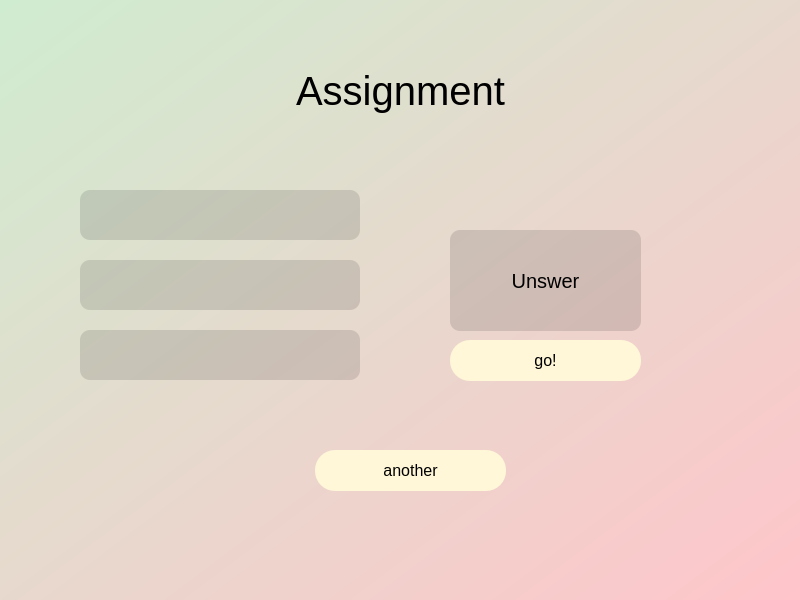
<?xml version="1.0" encoding="UTF-8"?>
<ui version="4.0">
 <class>MainWindow</class>
 <widget class="QMainWindow" name="MainWindow">
  <property name="geometry">
   <rect>
    <x>0</x>
    <y>0</y>
    <width>800</width>
    <height>600</height>
   </rect>
  </property>
  <property name="font">
   <font>
    <pointsize>12</pointsize>
   </font>
  </property>
  <property name="windowTitle">
   <string>MainWindow</string>
  </property>
  <property name="styleSheet">
   <string notr="true">background-color:qlineargradient(spread:pad, x1:0, y1:0, x2:1, y2:0.994, stop:0 rgba(207, 236, 208, 255), stop:1 rgba(255, 197, 202, 255))</string>
  </property>
  <widget class="QWidget" name="centralwidget">
   <property name="font">
    <font>
     <pointsize>12</pointsize>
    </font>
   </property>
   <widget class="QPushButton" name="Reshit">
    <property name="geometry">
     <rect>
      <x>450</x>
      <y>340</y>
      <width>191</width>
      <height>41</height>
     </rect>
    </property>
    <property name="font">
     <font>
      <pointsize>12</pointsize>
     </font>
    </property>
    <property name="styleSheet">
     <string notr="true">
background-color: rgb(255, 247, 216);
color: rgb(0,0,0);
border-radius: 20px</string>
    </property>
    <property name="text">
     <string>go!</string>
    </property>
   </widget>
   <widget class="QPushButton" name="another">
    <property name="geometry">
     <rect>
      <x>315</x>
      <y>450</y>
      <width>191</width>
      <height>41</height>
     </rect>
    </property>
    <property name="font">
     <font>
      <pointsize>12</pointsize>
     </font>
    </property>
    <property name="styleSheet">
     <string notr="true">
background-color: rgb(255, 247, 216);
color: rgb(0,0,0);
border-radius: 20px</string>
    </property>
    <property name="text">
     <string>another</string>
    </property>
   </widget>
   <widget class="QLineEdit" name="arg1">
    <property name="geometry">
     <rect>
      <x>80</x>
      <y>190</y>
      <width>280</width>
      <height>50</height>
     </rect>
    </property>
    <property name="font">
     <font>
      <pointsize>12</pointsize>
     </font>
    </property>
    <property name="styleSheet">
     <string notr="true">background-color: rgba(0, 0, 0,30);
color: rgb(0,0,0);
border-radius: 10px</string>
    </property>
    <property name="text">
     <string/>
    </property>
   </widget>
   <widget class="QLineEdit" name="arg2">
    <property name="geometry">
     <rect>
      <x>80</x>
      <y>260</y>
      <width>280</width>
      <height>50</height>
     </rect>
    </property>
    <property name="font">
     <font>
      <pointsize>12</pointsize>
     </font>
    </property>
    <property name="styleSheet">
     <string notr="true">background-color: rgba(0, 0, 0,30);
color: rgb(0,0,0);
border-radius: 10px</string>
    </property>
    <property name="text">
     <string/>
    </property>
   </widget>
   <widget class="QLineEdit" name="arg3">
    <property name="geometry">
     <rect>
      <x>80</x>
      <y>330</y>
      <width>280</width>
      <height>50</height>
     </rect>
    </property>
    <property name="font">
     <font>
      <pointsize>12</pointsize>
     </font>
    </property>
    <property name="styleSheet">
     <string notr="true">background-color: rgba(0, 0, 0,30);
color: rgb(0,0,0);
border-radius: 10px</string>
    </property>
    <property name="text">
     <string/>
    </property>
   </widget>
   <widget class="QLabel" name="Zagolovok">
    <property name="geometry">
     <rect>
      <x>140</x>
      <y>50</y>
      <width>521</width>
      <height>81</height>
     </rect>
    </property>
    <property name="font">
     <font>
      <pointsize>30</pointsize>
     </font>
    </property>
    <property name="styleSheet">
     <string notr="true">
background-color: none;

color: rgb(0,0,0);

</string>
    </property>
    <property name="text">
     <string>Assignment</string>
    </property>
    <property name="alignment">
     <set>Qt::AlignCenter</set>
    </property>
   </widget>
   <widget class="QLabel" name="Otvet">
    <property name="geometry">
     <rect>
      <x>450</x>
      <y>230</y>
      <width>191</width>
      <height>101</height>
     </rect>
    </property>
    <property name="font">
     <font>
      <pointsize>15</pointsize>
     </font>
    </property>
    <property name="styleSheet">
     <string notr="true">background-color: rgba(0, 0, 0,30);
color: rgb(0,0,0);
border-radius: 10px</string>
    </property>
    <property name="text">
     <string>Unswer</string>
    </property>
    <property name="alignment">
     <set>Qt::AlignCenter</set>
    </property>
   </widget>
  </widget>
 </widget>
 <resources/>
 <connections/>
</ui>
